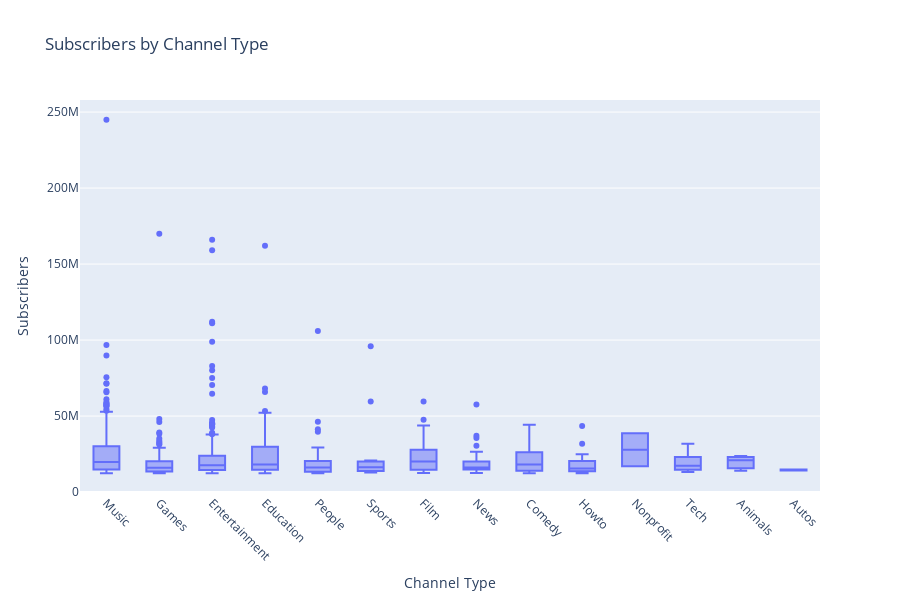

Write notebook code for a chart like this one.
### Markdown cell above
## The number of subscribers by channel type :

### Code cell
fig = px.box(
    df, 
    x="channel_type", 
    y="subscribers",   
    title="Subscribers by Channel Type", 
    labels={"channel_type": "Channel Type", "subscribers": "Subscribers"},  
    height=600  # Set the height of the plot
)


fig.update_xaxes(tickangle=45)


fig.show()

### Figure 1 — Plotly figure (JSON) as saved in the notebook; plotly's stock layout.template omitted (floating-point values rounded to 4 significant figures; data arrays with more than 128 entries replaced by an {"elided": "..."} marker saying what was removed)
{"data": [{"alignmentgroup": "True", "hovertemplate": "Channel Type=%{x}<br>Subscribers=%{y}<extra></extra>", "legendgroup": "", "marker": {"color": "#636efa"}, "name": "", "notched": false, "offsetgroup": "", "orientation": "v", "showlegend": false, "type": "box", "x": {"elided": "846 str values"}, "x0": " ", "xaxis": "x", "y": {"elided": "846 int values"}, "y0": " ", "yaxis": "y"}], "layout": {"boxmode": "group", "height": 600, "legend": {"tracegroupgap": 0}, "title": {"text": "Subscribers by Channel Type"}, "xaxis": {"anchor": "y", "domain": [0, 1], "tickangle": 45, "title": {"text": "Channel Type"}}, "yaxis": {"anchor": "x", "domain": [0, 1], "title": {"text": "Subscribers"}}}}
